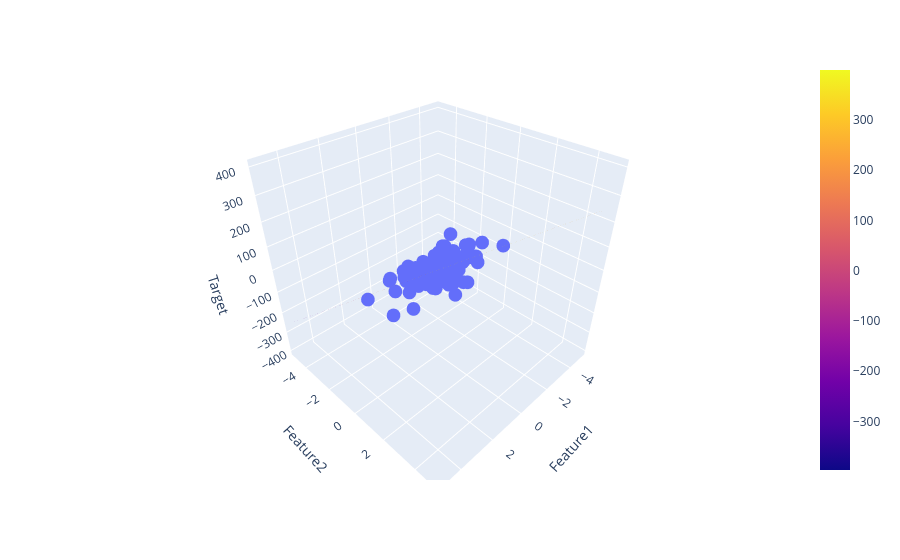

Notebook cell for this chart:
### Code cell
fig = px.scatter_3d(df, x='Feature1', y='Feature2', z='Target')

fig.add_trace(po.Surface(x = x, y = y, z =z ))

fig.show()
